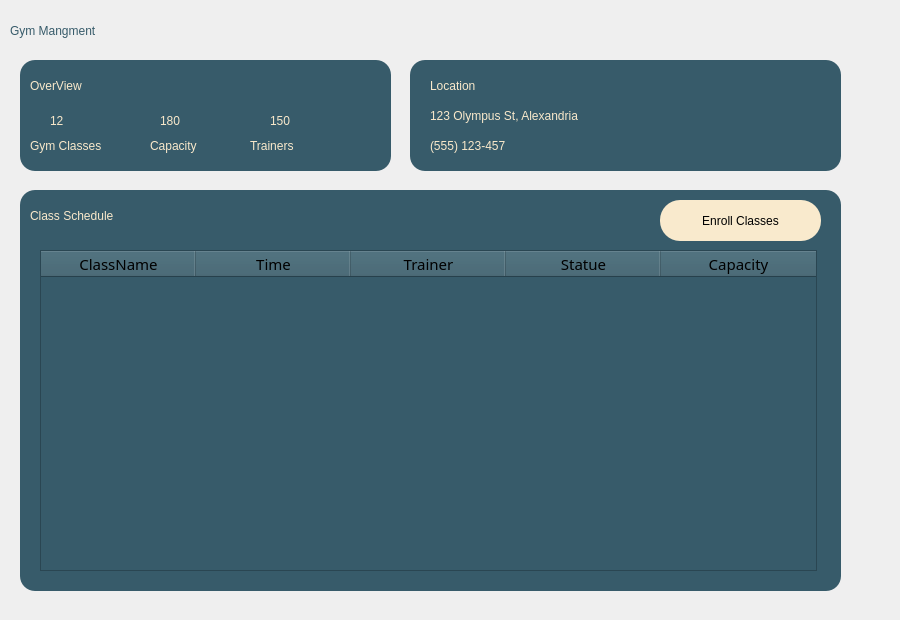
       <widget class="QWidget" name="page_2">
        <widget class="QWidget" name="widget_4" native="true">
         <property name="geometry">
          <rect>
           <x>0</x>
           <y>0</y>
           <width>891</width>
           <height>611</height>
          </rect>
         </property>
         <widget class="QLabel" name="label_18">
          <property name="geometry">
           <rect>
            <x>30</x>
            <y>70</y>
            <width>211</width>
            <height>31</height>
           </rect>
          </property>
          <property name="styleSheet">
           <string notr="true">background-color: rgba(255, 255, 255, 0);
color: rgb(249, 233, 203);
font: 20pt &quot;Yeasty Flavors&quot;;</string>
          </property>
          <property name="text">
           <string>OverView</string>
          </property>
         </widget>
         <widget class="QLabel" name="label_38">
          <property name="geometry">
           <rect>
            <x>50</x>
            <y>90</y>
            <width>61</width>
            <height>61</height>
           </rect>
          </property>
          <property name="styleSheet">
           <string notr="true">background-color: rgba(255, 255, 255, 0);
color: rgb(249, 233, 203);
font: 20pt &quot;Yeasty Flavors&quot;;</string>
          </property>
          <property name="text">
           <string>12</string>
          </property>
         </widget>
         <widget class="QLabel" name="label_7">
          <property name="geometry">
           <rect>
            <x>20</x>
            <y>60</y>
            <width>371</width>
            <height>111</height>
           </rect>
          </property>
          <property name="styleSheet">
           <string notr="true">background-color: rgb(55, 91, 106);
    padding: 10px;
color: rgb(0, 0, 0);
font: 9pt &quot;Yeasty Flavors&quot;;
    border: none;
    border-radius: 15px;
hover background-color: #008FC1;</string>
          </property>
          <property name="text">
           <string/>
          </property>
         </widget>
         <widget class="QLabel" name="label_15">
          <property name="geometry">
           <rect>
            <x>10</x>
            <y>10</y>
            <width>241</width>
            <height>41</height>
           </rect>
          </property>
          <property name="styleSheet">
           <string notr="true">color: rgb(55, 91, 106);
font: 24pt &quot;Yeasty Flavors&quot;;</string>
          </property>
          <property name="text">
           <string>Gym Mangment</string>
          </property>
         </widget>
         <widget class="QLabel" name="label_19">
          <property name="geometry">
           <rect>
            <x>30</x>
            <y>130</y>
            <width>131</width>
            <height>31</height>
           </rect>
          </property>
          <property name="styleSheet">
           <string notr="true">background-color: rgba(255, 255, 255, 0);
color: rgb(249, 233, 203);
font: 600 13pt &quot;Segoe UI&quot;;</string>
          </property>
          <property name="text">
           <string>Gym Classes</string>
          </property>
         </widget>
         <widget class="QLabel" name="label_39">
          <property name="geometry">
           <rect>
            <x>160</x>
            <y>90</y>
            <width>61</width>
            <height>61</height>
           </rect>
          </property>
          <property name="styleSheet">
           <string notr="true">background-color: rgba(255, 255, 255, 0);
color: rgb(249, 233, 203);
font: 20pt &quot;Yeasty Flavors&quot;;</string>
          </property>
          <property name="text">
           <string>180</string>
          </property>
         </widget>
         <widget class="QLabel" name="label_20">
          <property name="geometry">
           <rect>
            <x>150</x>
            <y>130</y>
            <width>71</width>
            <height>31</height>
           </rect>
          </property>
          <property name="styleSheet">
           <string notr="true">background-color: rgba(255, 255, 255, 0);
color: rgb(249, 233, 203);
font: 600 13pt &quot;Segoe UI&quot;;</string>
          </property>
          <property name="text">
           <string>Capacity</string>
          </property>
         </widget>
         <widget class="QLabel" name="label_40">
          <property name="geometry">
           <rect>
            <x>270</x>
            <y>90</y>
            <width>61</width>
            <height>61</height>
           </rect>
          </property>
          <property name="styleSheet">
           <string notr="true">background-color: rgba(255, 255, 255, 0);
color: rgb(249, 233, 203);
font: 20pt &quot;Yeasty Flavors&quot;;</string>
          </property>
          <property name="text">
           <string>150</string>
          </property>
         </widget>
         <widget class="QLabel" name="label_41">
          <property name="geometry">
           <rect>
            <x>250</x>
            <y>130</y>
            <width>131</width>
            <height>31</height>
           </rect>
          </property>
          <property name="styleSheet">
           <string notr="true">background-color: rgba(255, 255, 255, 0);
color: rgb(249, 233, 203);
font: 600 13pt &quot;Segoe UI&quot;;</string>
          </property>
          <property name="text">
           <string>Trainers</string>
          </property>
         </widget>
         <widget class="QLabel" name="label_42">
          <property name="geometry">
           <rect>
            <x>410</x>
            <y>60</y>
            <width>431</width>
            <height>111</height>
           </rect>
          </property>
          <property name="styleSheet">
           <string notr="true">background-color: rgb(55, 91, 106);
    padding: 10px;
color: rgb(0, 0, 0);
font: 9pt &quot;Yeasty Flavors&quot;;
    border: none;
    border-radius: 15px;
hover background-color: #008FC1;</string>
          </property>
          <property name="text">
           <string/>
          </property>
         </widget>
         <widget class="QLabel" name="label_43">
          <property name="geometry">
           <rect>
            <x>430</x>
            <y>70</y>
            <width>211</width>
            <height>31</height>
           </rect>
          </property>
          <property name="styleSheet">
           <string notr="true">background-color: rgba(255, 255, 255, 0);
color: rgb(249, 233, 203);
font: 20pt &quot;Yeasty Flavors&quot;;</string>
          </property>
          <property name="text">
           <string>Location</string>
          </property>
         </widget>
         <widget class="QLabel" name="label_44">
          <property name="geometry">
           <rect>
            <x>430</x>
            <y>100</y>
            <width>261</width>
            <height>31</height>
           </rect>
          </property>
          <property name="styleSheet">
           <string notr="true">background-color: rgba(255, 255, 255, 0);
color: rgb(249, 233, 203);
font: 600 13pt &quot;Segoe UI&quot;;</string>
          </property>
          <property name="text">
           <string>123 Olympus St, Alexandria</string>
          </property>
         </widget>
         <widget class="QLabel" name="label_45">
          <property name="geometry">
           <rect>
            <x>430</x>
            <y>130</y>
            <width>261</width>
            <height>31</height>
           </rect>
          </property>
          <property name="styleSheet">
           <string notr="true">background-color: rgba(255, 255, 255, 0);
color: rgb(249, 233, 203);
font: 600 13pt &quot;Segoe UI&quot;;</string>
          </property>
          <property name="text">
           <string>(555) 123-457</string>
          </property>
         </widget>
         <widget class="QLabel" name="label_46">
          <property name="geometry">
           <rect>
            <x>20</x>
            <y>190</y>
            <width>821</width>
            <height>401</height>
           </rect>
          </property>
          <property name="styleSheet">
           <string notr="true">background-color: rgb(55, 91, 106);
    padding: 10px;
color: rgb(0, 0, 0);
font: 9pt &quot;Yeasty Flavors&quot;;
    border: none;
    border-radius: 15px;
hover background-color: #008FC1;</string>
          </property>
          <property name="text">
           <string/>
          </property>
         </widget>
         <widget class="QPushButton" name="Dashboard_14">
          <property name="geometry">
           <rect>
            <x>660</x>
            <y>200</y>
            <width>161</width>
            <height>41</height>
           </rect>
          </property>
          <property name="styleSheet">
           <string notr="true">background-color: rgb(249, 234, 205);
    padding: 10px;
color: rgb(0, 0, 0);
font: 9pt &quot;Yeasty Flavors&quot;;
    border: none;
    border-radius: 20px;
hover background-color: #008FC1;</string>
          </property>
          <property name="text">
           <string>Enroll Classes</string>
          </property>
         </widget>
         <widget class="QTableWidget" name="tableWidget_2">
          <property name="geometry">
           <rect>
            <x>40</x>
            <y>250</y>
            <width>777</width>
            <height>321</height>
           </rect>
          </property>
          <property name="sizePolicy">
           <sizepolicy hsizetype="Maximum" vsizetype="Maximum">
            <horstretch>100</horstretch>
            <verstretch>0</verstretch>
           </sizepolicy>
          </property>
          <property name="font">
           <font>
            <family>Yeasty Flavors</family>
            <pointsize>11</pointsize>
            <italic>false</italic>
            <bold>false</bold>
           </font>
          </property>
          <property name="styleSheet">
           <string notr="true">background-color: rgb(55, 91, 106);
font: 9pt &quot;Segoe UI&quot;;
font: 11pt &quot;Yeasty Flavors&quot;;
</string>
          </property>
          <property name="sizeAdjustPolicy">
           <enum>QAbstractScrollArea::SizeAdjustPolicy::AdjustIgnored</enum>
          </property>
          <property name="dragEnabled">
           <bool>true</bool>
          </property>
          <property name="dragDropMode">
           <enum>QAbstractItemView::DragDropMode::DragDrop</enum>
          </property>
          <property name="textElideMode">
           <enum>Qt::TextElideMode::ElideMiddle</enum>
          </property>
          <property name="gridStyle">
           <enum>Qt::PenStyle::NoPen</enum>
          </property>
          <attribute name="horizontalHeaderDefaultSectionSize">
           <number>155</number>
          </attribute>
          <attribute name="verticalHeaderCascadingSectionResizes">
           <bool>false</bool>
          </attribute>
          <attribute name="verticalHeaderDefaultSectionSize">
           <number>25</number>
          </attribute>
          <column>
           <property name="text">
            <string>ClassName</string>
           </property>
          </column>
          <column>
           <property name="text">
            <string>Time</string>
           </property>
          </column>
          <column>
           <property name="text">
            <string>Trainer</string>
           </property>
          </column>
          <column>
           <property name="text">
            <string>Statue</string>
           </property>
          </column>
          <column>
           <property name="text">
            <string>Capacity</string>
           </property>
          </column>
         </widget>
         <widget class="QLabel" name="label_195">
          <property name="geometry">
           <rect>
            <x>30</x>
            <y>200</y>
            <width>211</width>
            <height>31</height>
           </rect>
          </property>
          <property name="styleSheet">
           <string notr="true">background-color: rgba(255, 255, 255, 0);
color: rgb(249, 233, 203);
font: 20pt &quot;Yeasty Flavors&quot;;</string>
          </property>
          <property name="text">
           <string>Class Schedule</string>
          </property>
         </widget>
         <zorder>label_7</zorder>
         <zorder>label_18</zorder>
         <zorder>label_38</zorder>
         <zorder>label_15</zorder>
         <zorder>label_19</zorder>
         <zorder>label_39</zorder>
         <zorder>label_20</zorder>
         <zorder>label_40</zorder>
         <zorder>label_41</zorder>
         <zorder>label_42</zorder>
         <zorder>label_43</zorder>
         <zorder>label_44</zorder>
         <zorder>label_45</zorder>
         <zorder>label_46</zorder>
         <zorder>Dashboard_14</zorder>
         <zorder>tableWidget_2</zorder>
         <zorder>label_195</zorder>
        </widget>
       </widget>
